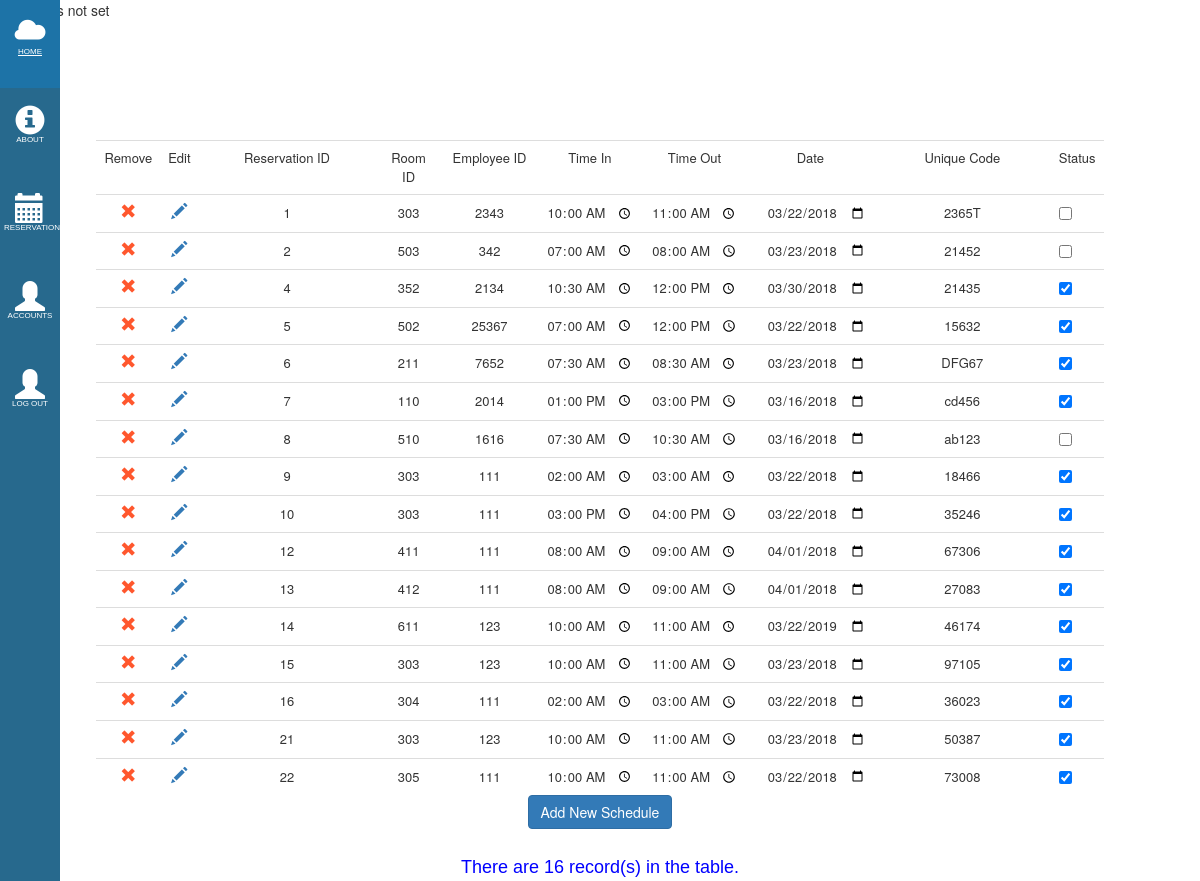
Before: /schedtable.php with the older database file.
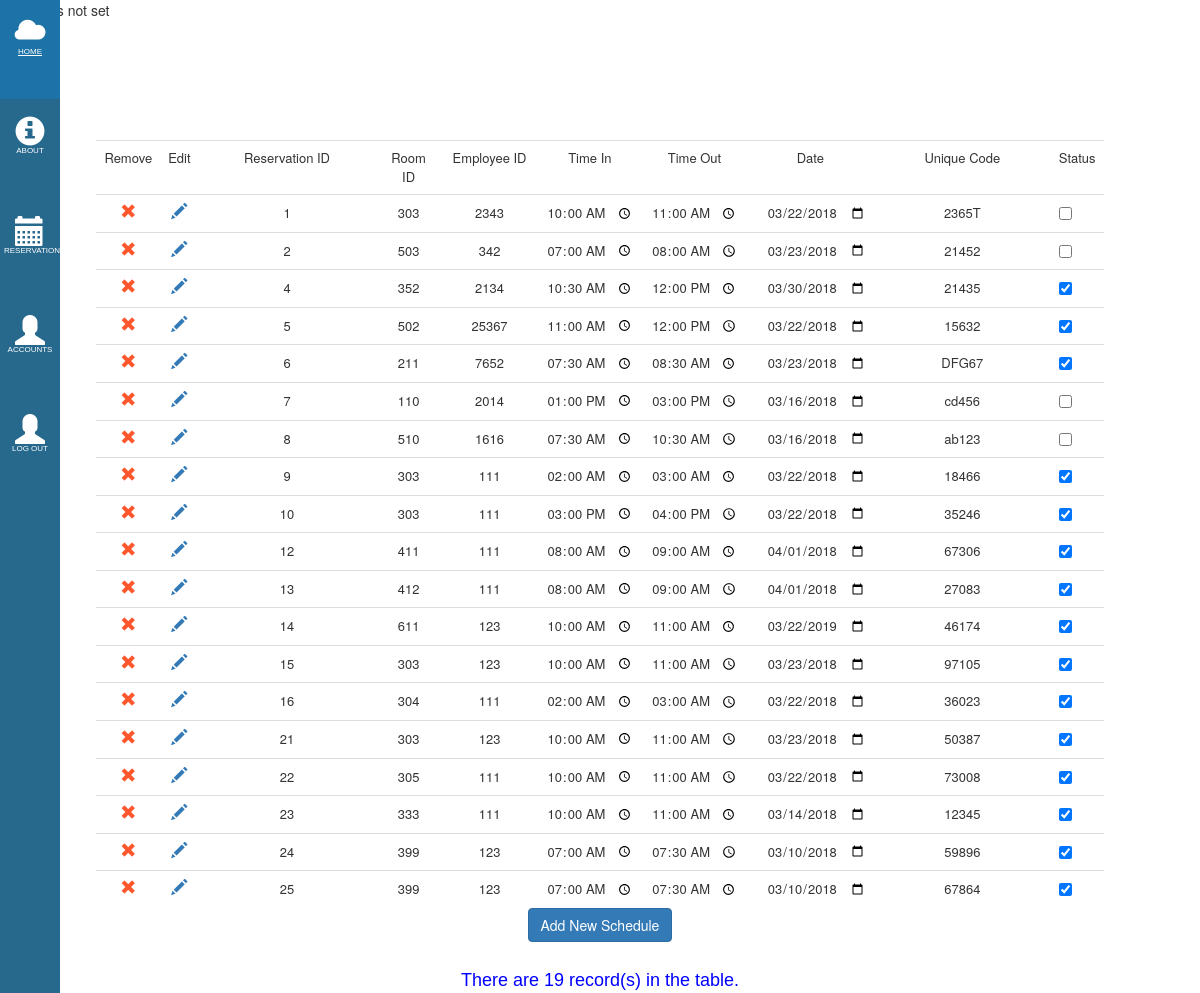
After: the same page with the newer database file.
### tables this page shows
CREATE TABLE `tbl_sched` (
  `id` int(11) NOT NULL,
  `room_id` varchar(5) NOT NULL,
  `emp_id` varchar(5) NOT NULL,
  `time_in` time NOT NULL,
  `time_out` time NOT NULL,
  `date` date NOT NULL,
  `u_code` varchar(5) NOT NULL,
  `Status` tinyint(1) NOT NULL
);

### schedtable.php (the view, shortened to what this page needs)
<html>
<head>
    <link rel="stylesheet" href="css/bootstrap.min.css">
    <link rel="stylesheet" href="bren/side_bar.css" type="text/css">
</head>
<body>
<?php
if (isset($_SESSION["count"])){
    echo "Count: ".$_SESSION["count"];
    echo "Selected ".$_SESSION["selected"];
}else{
    echo "Session is not set";
}
?>
<div class="sidebar">
    <ul>
        <li><a href="homepage.php"><span class="glyphicon glyphicon-cloud"></span><span class="menu_label">Home</span></a></li>
        <li><a href="#"><span class="glyphicon glyphicon-info-sign"></span><span class="menu_label">About</span></a></li>
        <li><a href="schedtable.php"><span class="glyphicon glyphicon-calendar"></span><span class="menu_label">Reservations</span></a></li>
        <li><a href="employees.php"><span class="glyphicon glyphicon-user"></span><span class="menu_label">Accounts</span></a></li>
        <li><a onclick="return logout()" href="login_page.php"><span class="glyphicon glyphicon-user"></span><span class="menu_label">Log Out</span></a></li>
    </ul>
</div>
<div class="container">
        <table class="table">
            <tr class="headers">
                <td>Remove</td>
                <td>Edit</td>
                <td>Reservation ID</td>
                <td>Room ID</td>
                <td>Employee ID</td>
                <td>Time In</td>
                <td>Time Out</td>
                <td>Date</td>
                <td>Unique Code</td>
                <td>Status</td>
            </tr>
            <?php
            include 'connect.php';
            $sql ="select * from tbl_sched order by id";
            $res = mysqli_query($con, $sql);
            while($row= mysqli_fetch_array($res))
            {
            ?>
            <form <?php echo ($_SESSION["count"]==2) ? 'method=\'post\' action=\'cell_edit.php\'' : '' ?>>
            <tr>
                <td align="center"><a onclick="return del()" href="delsched.php?SID=<?php echo $row['id']; ?>"><span class="glyphicon glyphicon-remove"></span></a></td>
                <td align="center"><a href="cell_edit.php?SID=<?php echo $row['id']; ?>"><<?php echo ($_SESSION["count"]==2 && $_SESSION["selected"]==$row['id']) ? 'button name=\'save_button\' type=submit class="btn btn-link save"' : 'span' ?> class=<?php echo ($_SESSION["count"]==2 && $_SESSION["selected"]==$row['id']) ? "'glyphicon glyphicon-floppy-disk'" : "'glyphicon glyphicon-pencil'"?>><?php
                        echo ($_SESSION["count"]==2 && $_SESSION["selected"]==$row['id']) ? '<span class="glyphicon glyphicon-floppy-disk"></span></button>' : '</span>';
                        ?></a></td>
                    <td><input class="<?php echo 'cell'.$row['id']?> table_cell" name="reserv_id" id="reserv_id" value=<?php echo $row['id']; ?> readonly></td>
                <td><input class="<?php echo 'cell'.$row['id']?> table_cell" name="room_id" id="room_id" value=<?php echo $row['room_id']; ?> <?php echo ($_SESSION["count"]==2 && $row['id']!=$_SESSION["selected"]) ? "readonly" : ""?>> </td>
                <td><input class="table_cell <?php echo 'cell'.$row['id']?>" name="emp_id" id="emp_id" value=<?php echo $row['emp_id']; ?>  <?php echo ($_SESSION["count"]==2 && $row['id']!=$_SESSION["selected"]) ? "readonly" : ""?>></td>
                <td><input type="time" class="table_cell <?php echo 'cell'.$row['id']?>" name="time_in" value="<?php echo $row['time_in']; ?>"  <?php echo ($_SESSION["count"]==2 && $row['id']!=$_SESSION["selected"]) ? "readonly" : ""?>></td>
                <td><input type="time" class="table_cell <?php echo 'cell'.$row['id']?>" name="time_out" value=<?php echo $row['time_out']; ?>  <?php echo ($_SESSION["count"]==2 && $row['id']!=$_SESSION["selected"]) ? "readonly" : ""?>></td>
                <td><input type="date" class="table_cell <?php echo 'cell'.$row['id']?>" name="date" value=<?php echo $row['date']; ?>  <?php echo ($_SESSION["count"]==2 && $row['id']!=$_SESSION["selected"]) ? "readonly" : ""?>></td>
                <td><input type="text" class="table_cell <?php echo 'cell'.$row['id']?>" name="unique" id="unique" value=<?php echo $row['u_code']; ?>  <?php echo ($_SESSION["count"]==2 && $row['id']!=$_SESSION["selected"]) ? "readonly" : ""?>></td>
                <td><input type="checkbox" class="table_cell <?php echo 'cell'.$row['id']?>" name="status" <?php echo ($row['Status'] == TRUE) ? "checked" : "";?>  <?php echo ($_SESSION["count"]==2 && $row['id']!=$_SESSION["selected"]) ? "disabled = \"disabled\"" : ""?>></td>
            </tr>
            </form>
            <?php
            }
            ?>
        </table>
    <a href="addsched.php"> <button class="btn btn-primary">Add New Schedule</button></a><br>
        <font size="4" face="arial"  color="blue">
            <?php
            include 'connect.php';
            $result = mysqli_query($con,"select * from tbl_sched");
            $rows = mysqli_num_rows($result);
            echo "<br>";
            echo "There are " . $rows . " record(s) in the table. ";
            ?>
        </font>
</div>
</body>
</html>

### bren/side_bar.css (style rules this page uses)
ul { list-style-type: none; margin: 0; padding: 0; z-index: 1; top: 0; left: 0; overflow-x: hidden; width: 5%; background: #27698d; height: 100%; position: fixed; overflow: auto; }
li a { display: block; color: #FFF; padding: 16px 4px; text-decoration: none; font-family: sans-serif; width: 100%; height:10%; text-align: center; }
body,html { margin: 0; margin-top: 0; padding: 0; }
.menu_label { font-size: 8px; display: block; text-transform: uppercase; }
.glyphicon { font-size: 30px; }

Changed rows visible on the page:
changed tbl_sched id 5: time_in "07:00:00" → "11:00:00"
changed tbl_sched "cd456": Status "☑" → "☐"
added tbl_sched: reserv_id "23", room_id "333", emp_id "111", time_in "10:00:00", time_out "11:00:00", date "03/14/2018", unique "12345", Status "☑"
added tbl_sched: reserv_id "24", room_id "399", emp_id "123", time_in "07:00:00", time_out "07:30:00", date "03/10/2018", unique "59896", Status "☑"
added tbl_sched: reserv_id "25", room_id "399", emp_id "123", time_in "07:00:00", time_out "07:30:00", date "03/10/2018", unique "67864", Status "☑"
Other visible differences:
$rows: "16" → "19"
